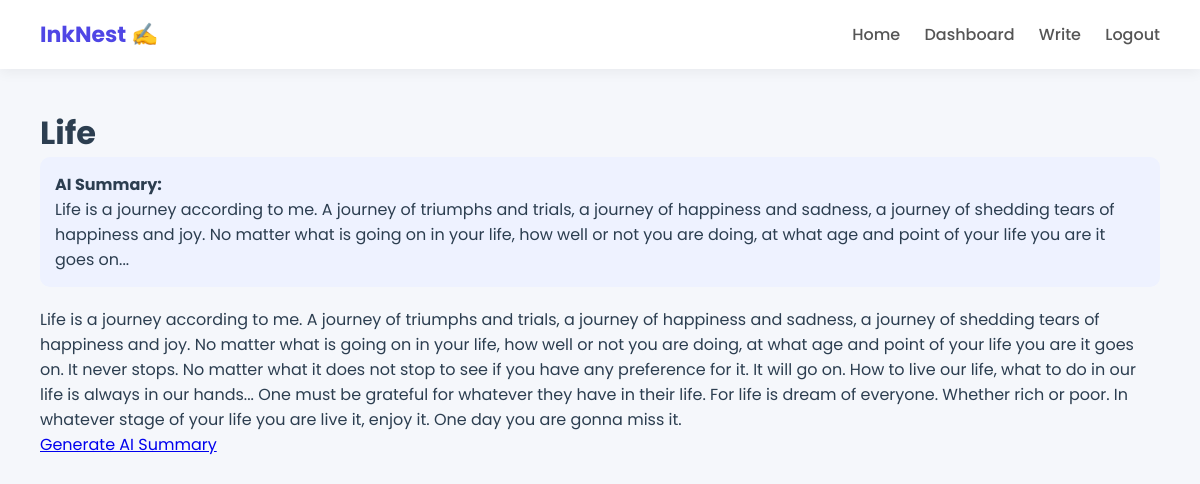
The app's page /post/2 (signed in) with its own data.
### app.py (models this page shows)
class Post(db.Model):
    id = db.Column(db.Integer, primary_key=True)
    title = db.Column(db.String(200))
    content = db.Column(db.Text)
    summary = db.Column(db.Text)
    user_id = db.Column(db.Integer, db.ForeignKey('user.id'))

### app.py (the view)
@app.route('/post/<int:id>')
def post(id):
    post = Post.query.get_or_404(id)
    return render_template("post.html", post=post)

### app.py (called while the page is built)
@login_manager.user_loader
def load_user(user_id):
    return User.query.get(int(user_id))

### templates/post.html (shortened to what this page needs)
{% extends 'base.html' %}
{% block content %}
<h1>{{ post.title }}</h1>
{% if post.summary %}
<div class="summary">
    <strong>AI Summary:</strong>
    <p>{{ post.summary }}</p>
</div>
{% endif %}
<p>{{ post.content }}</p>
<a href="/summarize/{{ post.id }}">Generate AI Summary</a>
{% endblock %}

### static/css/style.css (style rules this page uses)
* { margin: 0; padding: 0; box-sizing: border-box; }
body { font-family: 'Poppins', sans-serif; background: #f5f7fb; color: #2c3e50; }
.summary { background: #eef2ff; padding: 15px; border-radius: 10px; margin-bottom: 20px; }

### records on screen
Post: title "Life", summary "Life is a journey according to me. A journey of triumphs and trials, a journey of happiness and sadness, a journey of shedding tears of happiness and joy. No matter what is going on in your life, how well or not you are doing, at what age and point of your life you are it goes on...", content "Life is a journey according to me. A journey of triumphs and trials, a journey of happiness and sadness, a journey of shedding tears of happiness and joy. No matter what is going on in your life, how well or not you are doing, at what age and point of your life you are it goes on. It never stops. No matter what it does not stop to see if you have any preference for it. It will go on. How to live our life, what to do in our life is always in our hands... One must be grateful for whatever they have in their life. For life is dream of everyone. Whether rich or poor. In whatever stage of your life you are live it, enjoy it. One day you are gonna miss it."
